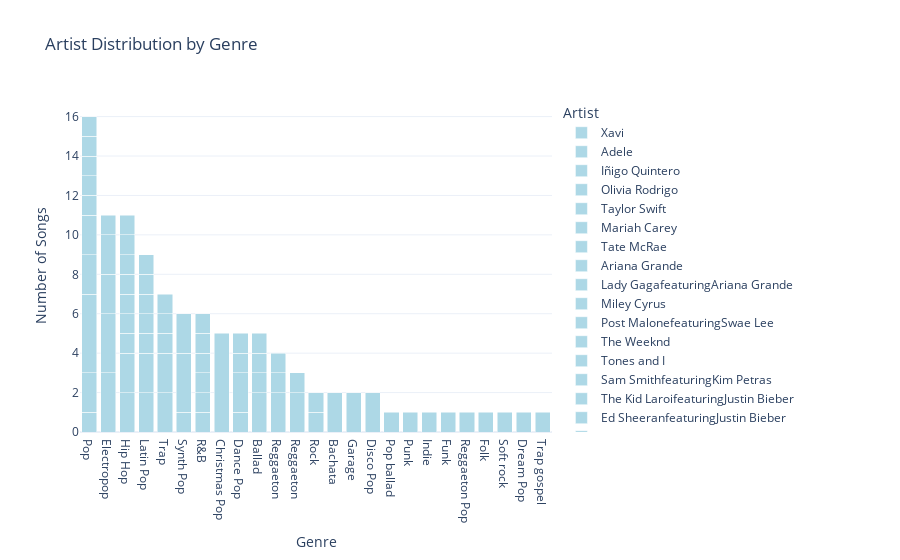

Write notebook code for a chart like this one.
### Code cell
# Calculate counts dynamically for each genre-artist pair
counts = Number_one.groupby(['Genre', 'Artist']).size().reset_index(name='Count')

# Calculate total count of artists for each genre
total_artists = counts.groupby('Genre')['Count'].sum().reset_index(name='Total_Artists')

# Sort the bars within each genre by the count of artists for each artist
counts_sorted = counts.sort_values(by=['Genre', 'Count'], ascending=[True, False])

# Sort the genres by the total count of artists
genre_order = total_artists.sort_values(by='Total_Artists', ascending=False)['Genre']

# Create an interactive bar chart using Plotly with customized colors and layout
fig = px.bar(counts_sorted, x='Genre', y='Count', title='Artist Distribution by Genre',
             color='Artist',  # Color bars by Artist
             color_discrete_sequence=['lightblue'],  # Set colors to green
             template='plotly_white',  # Setting background to white with black axis lines
             barmode='stack',  # Stack bars
             category_orders={"Genre": genre_order},  # Order the Genre categories
             labels={'Count': 'Number of Songs'}  # Update y-axis label
            )
fig.show()

### Figure 1 — Plotly figure (JSON) as saved in the notebook; plotly's stock layout.template omitted (floating-point values rounded to 4 significant figures)
{"data": [{"alignmentgroup": "True", "hovertemplate": "Artist=Xavi<br>Genre=%{x}<br>Number of Songs=%{y}<extra></extra>", "legendgroup": "Xavi", "marker": {"color": "lightblue", "pattern": {"shape": ""}}, "name": "Xavi", "offsetgroup": "Xavi", "orientation": "v", "showlegend": true, "textposition": "auto", "type": "bar", "x": ["Bachata"], "xaxis": "x", "y": [2], "yaxis": "y"}, {"alignmentgroup": "True", "hovertemplate": "Artist=Adele<br>Genre=%{x}<br>Number of Songs=%{y}<extra></extra>", "legendgroup": "Adele", "marker": {"color": "lightblue", "pattern": {"shape": ""}}, "name": "Adele", "offsetgroup": "Adele", "orientation": "v", "showlegend": true, "textposition": "auto", "type": "bar", "x": ["Ballad"], "xaxis": "x", "y": [2], "yaxis": "y"}, {"alignmentgroup": "True", "hovertemplate": "Artist=Iñigo Quintero<br>Genre=%{x}<br>Number of Songs=%{y}<extra></extra>", "legendgroup": "Iñigo Quintero", "marker": {"color": "lightblue", "pattern": {"shape": ""}}, "name": "Iñigo Quintero", "offsetgroup": "Iñigo Quintero", "orientation": "v", "showlegend": true, "textposition": "auto", "type": "bar", "x": ["Ballad"], "xaxis": "x", "y": [1], "yaxis": "y"}, {"alignmentgroup": "True", "hovertemplate": "Artist=Olivia Rodrigo<br>Genre=%{x}<br>Number of Songs=%{y}<extra></extra>", "legendgroup": "Olivia Rodrigo", "marker": {"color": "lightblue", "pattern": {"shape": ""}}, "name": "Olivia Rodrigo", "offsetgroup": "Olivia Rodrigo", "orientation": "v", "showlegend": true, "textposition": "auto", "type": "bar", "x": ["Ballad", "Pop", "Punk"], "xaxis": "x", "y": [1, 1, 1], "yaxis": "y"}, {"alignmentgroup": "True", "hovertemplate": "Artist=Taylor Swift<br>Genre=%{x}<br>Number of Songs=%{y}<extra></extra>", "legendgroup": "Taylor Swift", "marker": {"color": "lightblue", "pattern": {"shape": ""}}, "name": "Taylor Swift", "offsetgroup": "Taylor Swift", "orientation": "v", "showlegend": true, "textposition": "auto", "type": "bar", "x": ["Ballad", "Dance Pop", "Folk", "Pop"], "xaxis": "x", "y": [1, 1, 1, 2], "yaxis": "y"}, {"alignmentgroup": "True", "hovertemplate": "Artist=Mariah Carey<br>Genre=%{x}<br>Number of Songs=%{y}<extra></extra>", "legendgroup": "Mariah Carey", "marker": {"color": "lightblue", "pattern": {"shape": ""}}, "name": "Mariah Carey", "offsetgroup": "Mariah Carey", "orientation": "v", "showlegend": true, "textposition": "auto", "type": "bar", "x": ["Christmas Pop"], "xaxis": "x", "y": [5], "yaxis": "y"}, {"alignmentgroup": "True", "hovertemplate": "Artist=Tate McRae<br>Genre=%{x}<br>Number of Songs=%{y}<extra></extra>", "legendgroup": "Tate McRae", "marker": {"color": "lightblue", "pattern": {"shape": ""}}, "name": "Tate McRae", "offsetgroup": "Tate McRae", "orientation": "v", "showlegend": true, "textposition": "auto", "type": "bar", "x": ["Dance Pop"], "xaxis": "x", "y": [2], "yaxis": "y"}, {"alignmentgroup": "True", "hovertemplate": "Artist=Ariana Grande<br>Genre=%{x}<br>Number of Songs=%{y}<extra></extra>", "legendgroup": "Ariana Grande", "marker": {"color": "lightblue", "pattern": {"shape": ""}}, "name": "Ariana Grande", "offsetgroup": "Ariana Grande", "orientation": "v", "showlegend": true, "textposition": "auto", "type": "bar", "x": ["Dance Pop", "Pop", "Synth Pop"], "xaxis": "x", "y": [1, 4, 1], "yaxis": "y"}, {"alignmentgroup": "True", "hovertemplate": "Artist=Lady GagafeaturingAriana Grande<br>Genre=%{x}<br>Number of Songs=%{y}<extra></extra>", "legendgroup": "Lady GagafeaturingAriana Grande", "marker": {"color": "lightblue", "pattern": {"shape": ""}}, "name": "Lady GagafeaturingAriana Grande", "offsetgroup": "Lady GagafeaturingAriana Grande", "orientation": "v", "showlegend": true, "textposition": "auto", "type": "bar", "x": ["Dance Pop"], "xaxis": "x", "y": [1], "yaxis": "y"}, {"alignmentgroup": "True", "hovertemplate": "Artist=Miley Cyrus<br>Genre=%{x}<br>Number of Songs=%{y}<extra></extra>", "legendgroup": "Miley Cyrus", "marker": {"color": "lightblue", "pattern": {"shape": ""}}, "name": "Miley Cyrus", "offsetgroup": "Miley Cyrus", "orientation": "v", "showlegend": true, "textposition": "auto", "type": "bar", "x": ["Disco Pop"], "xaxis": "x", "y": [2], "yaxis": "y"}, {"alignmentgroup": "True", "hovertemplate": "Artist=Post MalonefeaturingSwae Lee<br>Genre=%{x}<br>Number of Songs=%{y}<extra></extra>", "legendgroup": "Post MalonefeaturingSwae Lee", "marker": {"color": "lightblue", "pattern": {"shape": ""}}, "name": "Post MalonefeaturingSwae Lee", "offsetgroup": "Post MalonefeaturingSwae Lee", "orientation": "v", "showlegend": true, "textposition": "auto", "type": "bar", "x": ["Dream Pop"], "xaxis": "x", "y": [1], "yaxis": "y"}, {"alignmentgroup": "True", "hovertemplate": "Artist=The Weeknd<br>Genre=%{x}<br>Number of Songs=%{y}<extra></extra>", "legendgroup": "The Weeknd", "marker": {"color": "lightblue", "pattern": {"shape": ""}}, "name": "The Weeknd", "offsetgroup": "The Weeknd", "orientation": "v", "showlegend": true, "textposition": "auto", "type": "bar", "x": ["Electropop", "R&B"], "xaxis": "x", "y": [3, 1], "yaxis": "y"}, {"alignmentgroup": "True", "hovertemplate": "Artist=Tones and I<br>Genre=%{x}<br>Number of Songs=%{y}<extra></extra>", "legendgroup": "Tones and I", "marker": {"color": "lightblue", "pattern": {"shape": ""}}, "name": "Tones and I", "offsetgroup": "Tones and I", "orientation": "v", "showlegend": true, "textposition": "auto", "type": "bar", "x": ["Electropop"], "xaxis": "x", "y": [3], "yaxis": "y"}, {"alignmentgroup": "True", "hovertemplate": "Artist=Sam SmithfeaturingKim Petras<br>Genre=%{x}<br>Number of Songs=%{y}<extra></extra>", "legendgroup": "Sam SmithfeaturingKim Petras", "marker": {"color": "lightblue", "pattern": {"shape": ""}}, "name": "Sam SmithfeaturingKim Petras", "offsetgroup": "Sam SmithfeaturingKim Petras", "orientation": "v", "showlegend": true, "textposition": "auto", "type": "bar", "x": ["Electropop"], "xaxis": "x", "y": [2], "yaxis": "y"}, {"alignmentgroup": "True", "hovertemplate": "Artist=The Kid LaroifeaturingJustin Bieber<br>Genre=%{x}<br>Number of Songs=%{y}<extra></extra>", "legendgroup": "The Kid LaroifeaturingJustin Bieber", "marker": {"color": "lightblue", "pattern": {"shape": ""}}, "name": "The Kid LaroifeaturingJustin Bieber", "offsetgroup": "The Kid LaroifeaturingJustin Bieber", "orientation": "v", "showlegend": true, "textposition": "auto", "type": "bar", "x": ["Electropop"], "xaxis": "x", "y": [2], "yaxis": "y"}, {"alignmentgroup": "True", "hovertemplate": "Artist=Ed SheeranfeaturingJustin Bieber<br>Genre=%{x}<br>Number of Songs=%{y}<extra></extra>", "legendgroup": "Ed SheeranfeaturingJustin Bieber", "marker": {"color": "lightblue", "pattern": {"shape": ""}}, "name": "Ed SheeranfeaturingJustin Bieber", "offsetgroup": "Ed SheeranfeaturingJustin Bieber", "orientation": "v", "showlegend": true, "textposition": "auto", "type": "bar", "x": ["Electropop"], "xaxis": "x", "y": [1], "yaxis": "y"}, {"alignmentgroup": "True", "hovertemplate": "Artist=Jungkook<br>Genre=%{x}<br>Number of Songs=%{y}<extra></extra>", "legendgroup": "Jungkook", "marker": {"color": "lightblue", "pattern": {"shape": ""}}, "name": "Jungkook", "offsetgroup": "Jungkook", "orientation": "v", "showlegend": true, "textposition": "auto", "type": "bar", "x": ["Funk"], "xaxis": "x", "y": [1], "yaxis": "y"}, {"alignmentgroup": "True", "hovertemplate": "Artist=JungkookfeaturingLatto<br>Genre=%{x}<br>Number of Songs=%{y}<extra></extra>", "legendgroup": "JungkookfeaturingLatto", "marker": {"color": "lightblue", "pattern": {"shape": ""}}, "name": "JungkookfeaturingLatto", "offsetgroup": "JungkookfeaturingLatto", "orientation": "v", "showlegend": true, "textposition": "auto", "type": "bar", "x": ["Garage"], "xaxis": "x", "y": [2], "yaxis": "y"}, {"alignmentgroup": "True", "hovertemplate": "Artist=Drake<br>Genre=%{x}<br>Number of Songs=%{y}<extra></extra>", "legendgroup": "Drake", "marker": {"color": "lightblue", "pattern": {"shape": ""}}, "name": "Drake", "offsetgroup": "Drake", "orientation": "v", "showlegend": true, "textposition": "auto", "type": "bar", "x": ["Hip Hop", "R&B", "Trap"], "xaxis": "x", "y": [2, 1, 2], "yaxis": "y"}, {"alignmentgroup": "True", "hovertemplate": "Artist=Post Malone<br>Genre=%{x}<br>Number of Songs=%{y}<extra></extra>", "legendgroup": "Post Malone", "marker": {"color": "lightblue", "pattern": {"shape": ""}}, "name": "Post Malone", "offsetgroup": "Post Malone", "orientation": "v", "showlegend": true, "textposition": "auto", "type": "bar", "x": ["Hip Hop", "Soft rock"], "xaxis": "x", "y": [2, 1], "yaxis": "y"}, {"alignmentgroup": "True", "hovertemplate": "Artist=Blackpink<br>Genre=%{x}<br>Number of Songs=%{y}<extra></extra>", "legendgroup": "Blackpink", "marker": {"color": "lightblue", "pattern": {"shape": ""}}, "name": "Blackpink", "offsetgroup": "Blackpink", "orientation": "v", "showlegend": true, "textposition": "auto", "type": "bar", "x": ["Hip Hop"], "xaxis": "x", "y": [1], "yaxis": "y"}, {"alignmentgroup": "True", "hovertemplate": "Artist=Cardi BfeaturingMegan Thee Stallion<br>Genre=%{x}<br>Number of Songs=%{y}<extra></extra>", "legendgroup": "Cardi BfeaturingMegan Thee Stallion", "marker": {"color": "lightblue", "pattern": {"shape": ""}}, "name": "Cardi BfeaturingMegan Thee Stallion", "offsetgroup": "Cardi BfeaturingMegan Thee Stallion", "orientation": "v", "showlegend": true, "textposition": "auto", "type": "bar", "x": ["Hip Hop"], "xaxis": "x", "y": [1], "yaxis": "y"}, {"alignmentgroup": "True", "hovertemplate": "Artist=Doja Cat<br>Genre=%{x}<br>Number of Songs=%{y}<extra></extra>", "legendgroup": "Doja Cat", "marker": {"color": "lightblue", "pattern": {"shape": ""}}, "name": "Doja Cat", "offsetgroup": "Doja Cat", "orientation": "v", "showlegend": true, "textposition": "auto", "type": "bar", "x": ["Hip Hop"], "xaxis": "x", "y": [1], "yaxis": "y"}, {"alignmentgroup": "True", "hovertemplate": "Artist=EminemfeaturingJoyner Lucas<br>Genre=%{x}<br>Number of Songs=%{y}<extra></extra>", "legendgroup": "EminemfeaturingJoyner Lucas", "marker": {"color": "lightblue", "pattern": {"shape": ""}}, "name": "EminemfeaturingJoyner Lucas", "offsetgroup": "EminemfeaturingJoyner Lucas", "orientation": "v", "showlegend": true, "textposition": "auto", "type": "bar", "x": ["Hip Hop"], "xaxis": "x", "y": [1], "yaxis": "y"}, {"alignmentgroup": "True", "hovertemplate": "Artist=Kendrick Lamar<br>Genre=%{x}<br>Number of Songs=%{y}<extra></extra>", "legendgroup": "Kendrick Lamar", "marker": {"color": "lightblue", "pattern": {"shape": ""}}, "name": "Kendrick Lamar", "offsetgroup": "Kendrick Lamar", "orientation": "v", "showlegend": true, "textposition": "auto", "type": "bar", "x": ["Hip Hop"], "xaxis": "x", "y": [1], "yaxis": "y"}, {"alignmentgroup": "True", "hovertemplate": "Artist=Myke Towers<br>Genre=%{x}<br>Number of Songs=%{y}<extra></extra>", "legendgroup": "Myke Towers", "marker": {"color": "lightblue", "pattern": {"shape": ""}}, "name": "Myke Towers", "offsetgroup": "Myke Towers", "orientation": "v", "showlegend": true, "textposition": "auto", "type": "bar", "x": ["Hip Hop"], "xaxis": "x", "y": [1], "yaxis": "y"}, {"alignmentgroup": "True", "hovertemplate": "Artist=The Scotts<br>Genre=%{x}<br>Number of Songs=%{y}<extra></extra>", "legendgroup": "The Scotts", "marker": {"color": "lightblue", "pattern": {"shape": ""}}, "name": "The Scotts", "offsetgroup": "The Scotts", "orientation": "v", "showlegend": true, "textposition": "auto", "type": "bar", "x": ["Hip Hop"], "xaxis": "x", "y": [1], "yaxis": "y"}, {"alignmentgroup": "True", "hovertemplate": "Artist=Glass Animals<br>Genre=%{x}<br>Number of Songs=%{y}<extra></extra>", "legendgroup": "Glass Animals", "marker": {"color": "lightblue", "pattern": {"shape": ""}}, "name": "Glass Animals", "offsetgroup": "Glass Animals", "orientation": "v", "showlegend": true, "textposition": "auto", "type": "bar", "x": ["Indie"], "xaxis": "x", "y": [1], "yaxis": "y"}, {"alignmentgroup": "True", "hovertemplate": "Artist=Eslabon ArmadofeaturingPeso Pluma<br>Genre=%{x}<br>Number of Songs=%{y}<extra></extra>", "legendgroup": "Eslabon ArmadofeaturingPeso Pluma", "marker": {"color": "lightblue", "pattern": {"shape": ""}}, "name": "Eslabon ArmadofeaturingPeso Pluma", "offsetgroup": "Eslabon ArmadofeaturingPeso Pluma", "orientation": "v", "showlegend": true, "textposition": "auto", "type": "bar", "x": ["Latin Pop"], "xaxis": "x", "y": [2], "yaxis": "y"}, {"alignmentgroup": "True", "hovertemplate": "Artist=Shawn MendesfeaturingCamila Cabello<br>Genre=%{x}<br>Number of Songs=%{y}<extra></extra>", "legendgroup": "Shawn MendesfeaturingCamila Cabello", "marker": {"color": "lightblue", "pattern": {"shape": ""}}, "name": "Shawn MendesfeaturingCamila Cabello", "offsetgroup": "Shawn MendesfeaturingCamila Cabello", "orientation": "v", "showlegend": true, "textposition": "auto", "type": "bar", "x": ["Latin Pop"], "xaxis": "x", "y": [2], "yaxis": "y"}, {"alignmentgroup": "True", "hovertemplate": "Artist=Bad Bunny<br>Genre=%{x}<br>Number of Songs=%{y}<extra></extra>", "legendgroup": "Bad Bunny", "marker": {"color": "lightblue", "pattern": {"shape": ""}}, "name": "Bad Bunny", "offsetgroup": "Bad Bunny", "orientation": "v", "showlegend": true, "textposition": "auto", "type": "bar", "x": ["Latin Pop"], "xaxis": "x", "y": [1], "yaxis": "y"}, {"alignmentgroup": "True", "hovertemplate": "Artist=Camila CabellofeaturingYoung Thug<br>Genre=%{x}<br>Number of Songs=%{y}<extra></extra>", "legendgroup": "Camila CabellofeaturingYoung Thug", "marker": {"color": "lightblue", "pattern": {"shape": ""}}, "name": "Camila CabellofeaturingYoung Thug", "offsetgroup": "Camila CabellofeaturingYoung Thug", "orientation": "v", "showlegend": true, "textposition": "auto", "type": "bar", "x": ["Latin Pop"], "xaxis": "x", "y": [1], "yaxis": "y"}, {"alignmentgroup": "True", "hovertemplate": "Artist=Grupo FronterafeaturingBad Bunny<br>Genre=%{x}<br>Number of Songs=%{y}<extra></extra>", "legendgroup": "Grupo FronterafeaturingBad Bunny", "marker": {"color": "lightblue", "pattern": {"shape": ""}}, "name": "Grupo FronterafeaturingBad Bunny", "offsetgroup": "Grupo FronterafeaturingBad Bunny", "orientation": "v", "showlegend": true, "textposition": "auto", "type": "bar", "x": ["Latin Pop"], "xaxis": "x", "y": [1], "yaxis": "y"}, {"alignmentgroup": "True", "hovertemplate": "Artist=J BalvinfeaturingWilly William<br>Genre=%{x}<br>Number of Songs=%{y}<extra></extra>", "legendgroup": "J BalvinfeaturingWilly William", "marker": {"color": "lightblue", "pattern": {"shape": ""}}, "name": "J BalvinfeaturingWilly William", "offsetgroup": "J BalvinfeaturingWilly William", "orientation": "v", "showlegend": true, "textposition": "auto", "type": "bar", "x": ["Latin Pop"], "xaxis": "x", "y": [1], "yaxis": "y"}, {"alignmentgroup": "True", "hovertemplate": "Artist=Karol GfeaturingShakira<br>Genre=%{x}<br>Number of Songs=%{y}<extra></extra>", "legendgroup": "Karol GfeaturingShakira", "marker": {"color": "lightblue", "pattern": {"shape": ""}}, "name": "Karol GfeaturingShakira", "offsetgroup": "Karol GfeaturingShakira", "orientation": "v", "showlegend": true, "textposition": "auto", "type": "bar", "x": ["Latin Pop"], "xaxis": "x", "y": [1], "yaxis": "y"}, {"alignmentgroup": "True", "hovertemplate": "Artist=Benson Boone<br>Genre=%{x}<br>Number of Songs=%{y}<extra></extra>", "legendgroup": "Benson Boone", "marker": {"color": "lightblue", "pattern": {"shape": ""}}, "name": "Benson Boone", "offsetgroup": "Benson Boone", "orientation": "v", "showlegend": true, "textposition": "auto", "type": "bar", "x": ["Pop"], "xaxis": "x", "y": [2], "yaxis": "y"}, {"alignmentgroup": "True", "hovertemplate": "Artist=Gayle<br>Genre=%{x}<br>Number of Songs=%{y}<extra></extra>", "legendgroup": "Gayle", "marker": {"color": "lightblue", "pattern": {"shape": ""}}, "name": "Gayle", "offsetgroup": "Gayle", "orientation": "v", "showlegend": true, "textposition": "auto", "type": "bar", "x": ["Pop"], "xaxis": "x", "y": [2], "yaxis": "y"}, {"alignmentgroup": "True", "hovertemplate": "Artist=24kGoldnfeaturingIann Dior<br>Genre=%{x}<br>Number of Songs=%{y}<extra></extra>", "legendgroup": "24kGoldnfeaturingIann Dior", "marker": {"color": "lightblue", "pattern": {"shape": ""}}, "name": "24kGoldnfeaturingIann Dior", "offsetgroup": "24kGoldnfeaturingIann Dior", "orientation": "v", "showlegend": true, "textposition": "auto", "type": "bar", "x": ["Pop"], "xaxis": "x", "y": [1], "yaxis": "y"}, {"alignmentgroup": "True", "hovertemplate": "Artist=Billie Eilish<br>Genre=%{x}<br>Number of Songs=%{y}<extra></extra>", "legendgroup": "Billie Eilish", "marker": {"color": "lightblue", "pattern": {"shape": ""}}, "name": "Billie Eilish", "offsetgroup": "Billie Eilish", "orientation": "v", "showlegend": true, "textposition": "auto", "type": "bar", "x": ["Pop"], "xaxis": "x", "y": [1], "yaxis": "y"}, {"alignmentgroup": "True", "hovertemplate": "Artist=Ed Sheeran<br>Genre=%{x}<br>Number of Songs=%{y}<extra></extra>", "legendgroup": "Ed Sheeran", "marker": {"color": "lightblue", "pattern": {"shape": ""}}, "name": "Ed Sheeran", "offsetgroup": "Ed Sheeran", "orientation": "v", "showlegend": true, "textposition": "auto", "type": "bar", "x": ["Pop"], "xaxis": "x", "y": [1], "yaxis": "y"}, {"alignmentgroup": "True", "hovertemplate": "Artist=Lil Nas X<br>Genre=%{x}<br>Number of Songs=%{y}<extra></extra>", "legendgroup": "Lil Nas X", "marker": {"color": "lightblue", "pattern": {"shape": ""}}, "name": "Lil Nas X", "offsetgroup": "Lil Nas X", "orientation": "v", "showlegend": true, "textposition": "auto", "type": "bar", "x": ["Pop"], "xaxis": "x", "y": [1], "yaxis": "y"}, {"alignmentgroup": "True", "hovertemplate": "Artist=Sam Smith<br>Genre=%{x}<br>Number of Songs=%{y}<extra></extra>", "legendgroup": "Sam Smith", "marker": {"color": "lightblue", "pattern": {"shape": ""}}, "name": "Sam Smith", "offsetgroup": "Sam Smith", "orientation": "v", "showlegend": true, "textposition": "auto", "type": "bar", "x": ["Pop"], "xaxis": "x", "y": [1], "yaxis": "y"}, {"alignmentgroup": "True", "hovertemplate": "Artist=Selena Gomez<br>Genre=%{x}<br>Number of Songs=%{y}<extra></extra>", "legendgroup": "Selena Gomez", "marker": {"color": "lightblue", "pattern": {"shape": ""}}, "name": "Selena Gomez", "offsetgroup": "Selena Gomez", "orientation": "v", "showlegend": true, "textposition": "auto", "type": "bar", "x": ["Pop ballad"], "xaxis": "x", "y": [1], "yaxis": "y"}, {"alignmentgroup": "True", "hovertemplate": "Artist=Joji<br>Genre=%{x}<br>Number of Songs=%{y}<extra></extra>", "legendgroup": "Joji", "marker": {"color": "lightblue", "pattern": {"shape": ""}}, "name": "Joji", "offsetgroup": "Joji", "orientation": "v", "showlegend": true, "textposition": "auto", "type": "bar", "x": ["R&B"], "xaxis": "x", "y": [1], "yaxis": "y"}, {"alignmentgroup": "True", "hovertemplate": "Artist=Justin BieberfeaturingDaniel CaesarandGiveon<br>Genre=%{x}<br>Number of Songs=%{y}<extra></extra>", "legendgroup": "Justin BieberfeaturingDaniel CaesarandGiveon", "marker": {"color": "lightblue", "pattern": {"shape": ""}}, "name": "Justin BieberfeaturingDaniel CaesarandGiveon", "offsetgroup": "Justin BieberfeaturingDaniel CaesarandGiveon", "orientation": "v", "showlegend": true, "textposition": "auto", "type": "bar", "x": ["R&B"], "xaxis": "x", "y": [1], "yaxis": "y"}, {"alignmentgroup": "True", "hovertemplate": "Artist=SZA<br>Genre=%{x}<br>Number of Songs=%{y}<extra></extra>", "legendgroup": "SZA", "marker": {"color": "lightblue", "pattern": {"shape": ""}}, "name": "SZA", "offsetgroup": "SZA", "orientation": "v", "showlegend": true, "textposition": "auto", "type": "bar", "x": ["R&B"], "xaxis": "x", "y": [1], "yaxis": "y"}, {"alignmentgroup": "True", "hovertemplate": "Artist=The WeekndfeaturingDaft Punk<br>Genre=%{x}<br>Number of Songs=%{y}<extra></extra>", "legendgroup": "The WeekndfeaturingDaft Punk", "marker": {"color": "lightblue", "pattern": {"shape": ""}}, "name": "The WeekndfeaturingDaft Punk", "offsetgroup": "The WeekndfeaturingDaft Punk", "orientation": "v", "showlegend": true, "textposition": "auto", "type": "bar", "x": ["R&B"], "xaxis": "x", "y": [1], "yaxis": "y"}, {"alignmentgroup": "True", "hovertemplate": "Artist=Bad BunnyfeaturingJhay Cortez<br>Genre=%{x}<br>Number of Songs=%{y}<extra></extra>", "legendgroup": "Bad BunnyfeaturingJhay Cortez", "marker": {"color": "lightblue", "pattern": {"shape": ""}}, "name": "Bad BunnyfeaturingJhay Cortez", "offsetgroup": "Bad BunnyfeaturingJhay Cortez", "orientation": "v", "showlegend": true, "textposition": "auto", "type": "bar", "x": ["Reggaeton"], "xaxis": "x", "y": [2], "yaxis": "y"}, {"alignmentgroup": "True", "hovertemplate": "Artist=BizarrapfeaturingQuevedo<br>Genre=%{x}<br>Number of Songs=%{y}<extra></extra>", "legendgroup": "BizarrapfeaturingQuevedo", "marker": {"color": "lightblue", "pattern": {"shape": ""}}, "name": "BizarrapfeaturingQuevedo", "offsetgroup": "BizarrapfeaturingQuevedo", "orientation": "v", "showlegend": true, "textposition": "auto", "type": "bar", "x": ["Reggaeton"], "xaxis": "x", "y": [1], "yaxis": "y"}, {"alignmentgroup": "True", "hovertemplate": "Artist=Jawsh 685featuringJason Derulo<br>Genre=%{x}<br>Number of Songs=%{y}<extra></extra>", "legendgroup": "Jawsh 685featuringJason Derulo", "marker": {"color": "lightblue", "pattern": {"shape": ""}}, "name": "Jawsh 685featuringJason Derulo", "offsetgroup": "Jawsh 685featuringJason Derulo", "orientation": "v", "showlegend": true, "textposition": "auto", "type": "bar", "x": ["Reggaeton"], "xaxis": "x", "y": [1], "yaxis": "y"}, {"alignmentgroup": "True", "hovertemplate": "Artist=DJ SnakefeaturingSelena Gomez OzunaandCardi B<br>Genre=%{x}<br>Number of Songs=%{y}<extra></extra>", "legendgroup": "DJ SnakefeaturingSelena Gomez OzunaandCardi B", "marker": {"color": "lightblue", "pattern": {"shape": ""}}, "name": "DJ SnakefeaturingSelena Gomez OzunaandCardi B", "offsetgroup": "DJ SnakefeaturingSelena Gomez OzunaandCardi B", "orientation": "v", "showlegend": true, "textposition": "auto", "type": "bar", "x": ["Reggaeton "], "xaxis": "x", "y": [2], "yaxis": "y"}, {"alignmentgroup": "True", "hovertemplate": "Artist=Bad BunnyfeaturingDrake<br>Genre=%{x}<br>Number of Songs=%{y}<extra></extra>", "legendgroup": "Bad BunnyfeaturingDrake", "marker": {"color": "lightblue", "pattern": {"shape": ""}}, "name": "Bad BunnyfeaturingDrake", "offsetgroup": "Bad BunnyfeaturingDrake", "orientation": "v", "showlegend": true, "textposition": "auto", "type": "bar", "x": ["Reggaeton "], "xaxis": "x", "y": [1], "yaxis": "y"}, {"alignmentgroup": "True", "hovertemplate": "Artist=Luis FonsifeaturingDaddy YankeeandJustin Bieber<br>Genre=%{x}<br>Number of Songs=%{y}<extra></extra>", "legendgroup": "Luis FonsifeaturingDaddy YankeeandJustin Bieber", "marker": {"color": "lightblue", "pattern": {"shape": ""}}, "name": "Luis FonsifeaturingDaddy YankeeandJustin Bieber", "offsetgroup": "Luis FonsifeaturingDaddy YankeeandJustin Bieber", "orientation": "v", "showlegend": true, "textposition": "auto", "type": "bar", "x": ["Reggaeton Pop"], "xaxis": "x", "y": [1], "yaxis": "y"}, {"alignmentgroup": "True", "hovertemplate": "Artist=Måneskin<br>Genre=%{x}<br>Number of Songs=%{y}<extra></extra>", "legendgroup": "Måneskin", "marker": {"color": "lightblue", "pattern": {"shape": ""}}, "name": "Måneskin", "offsetgroup": "Måneskin", "orientation": "v", "showlegend": true, "textposition": "auto", "type": "bar", "x": ["Rock"], "xaxis": "x", "y": [1], "yaxis": "y"}, {"alignmentgroup": "True", "hovertemplate": "Artist=Roddy Ricch<br>Genre=%{x}<br>Number of Songs=%{y}<extra></extra>", "legendgroup": "Roddy Ricch", "marker": {"color": "lightblue", "pattern": {"shape": ""}}, "name": "Roddy Ricch", "offsetgroup": "Roddy Ricch", "orientation": "v", "showlegend": true, "textposition": "auto", "type": "bar", "x": ["Rock"], "xaxis": "x", "y": [1], "yaxis": "y"}, {"alignmentgroup": "True", "hovertemplate": "Artist=Harry Styles<br>Genre=%{x}<br>Number of Songs=%{y}<extra></extra>", "legendgroup": "Harry Styles", "marker": {"color": "lightblue", "pattern": {"shape": ""}}, "name": "Harry Styles", "offsetgroup": "Harry Styles", "orientation": "v", "showlegend": true, "textposition": "auto", "type": "bar", "x": ["Synth Pop"], "xaxis": "x", "y": [3], "yaxis": "y"}, {"alignmentgroup": "True", "hovertemplate": "Artist=Kate Bush<br>Genre=%{x}<br>Number of Songs=%{y}<extra></extra>", "legendgroup": "Kate Bush", "marker": {"color": "lightblue", "pattern": {"shape": ""}}, "name": "Kate Bush", "offsetgroup": "Kate Bush", "orientation": "v", "showlegend": true, "textposition": "auto", "type": "bar", "x": ["Synth Pop"], "xaxis": "x", "y": [2], "yaxis": "y"}, {"alignmentgroup": "True", "hovertemplate": "Artist=DaBabyfeaturingRoddy Ricch<br>Genre=%{x}<br>Number of Songs=%{y}<extra></extra>", "legendgroup": "DaBabyfeaturingRoddy Ricch", "marker": {"color": "lightblue", "pattern": {"shape": ""}}, "name": "DaBabyfeaturingRoddy Ricch", "offsetgroup": "DaBabyfeaturingRoddy Ricch", "orientation": "v", "showlegend": true, "textposition": "auto", "type": "bar", "x": ["Trap"], "xaxis": "x", "y": [2], "yaxis": "y"}, {"alignmentgroup": "True", "hovertemplate": "Artist=Kanye WestfeaturingLil Pump<br>Genre=%{x}<br>Number of Songs=%{y}<extra></extra>", "legendgroup": "Kanye WestfeaturingLil Pump", "marker": {"color": "lightblue", "pattern": {"shape": ""}}, "name": "Kanye WestfeaturingLil Pump", "offsetgroup": "Kanye WestfeaturingLil Pump", "orientation": "v", "showlegend": true, "textposition": "auto", "type": "bar", "x": ["Trap"], "xaxis": "x", "y": [1], "yaxis": "y"}, {"alignmentgroup": "True", "hovertemplate": "Artist=Post Malonefeaturing21 Savage<br>Genre=%{x}<br>Number of Songs=%{y}<extra></extra>", "legendgroup": "Post Malonefeaturing21 Savage", "marker": {"color": "lightblue", "pattern": {"shape": ""}}, "name": "Post Malonefeaturing21 Savage", "offsetgroup": "Post Malonefeaturing21 Savage", "orientation": "v", "showlegend": true, "textposition": "auto", "type": "bar", "x": ["Trap"], "xaxis": "x", "y": [1], "yaxis": "y"}, {"alignmentgroup": "True", "hovertemplate": "Artist=Travis Scott<br>Genre=%{x}<br>Number of Songs=%{y}<extra></extra>", "legendgroup": "Travis Scott", "marker": {"color": "lightblue", "pattern": {"shape": ""}}, "name": "Travis Scott", "offsetgroup": "Travis Scott", "orientation": "v", "showlegend": true, "textposition": "auto", "type": "bar", "x": ["Trap"], "xaxis": "x", "y": [1], "yaxis": "y"}, {"alignmentgroup": "True", "hovertemplate": "Artist=Childish Gambino<br>Genre=%{x}<br>Number of Songs=%{y}<extra></extra>", "legendgroup": "Childish Gambino", "marker": {"color": "lightblue", "pattern": {"shape": ""}}, "name": "Childish Gambino", "offsetgroup": "Childish Gambino", "orientation": "v", "showlegend": true, "textposition": "auto", "type": "bar", "x": ["Trap gospel"], "xaxis": "x", "y": [1], "yaxis": "y"}], "layout": {"barmode": "stack", "legend": {"title": {"text": "Artist"}, "tracegroupgap": 0}, "title": {"text": "Artist Distribution by Genre"}, "xaxis": {"anchor": "y", "categoryarray": ["Pop", "Electropop", "Hip Hop", "Latin Pop", "Trap", "Synth Pop", "R&B", "Christmas Pop", "Dance Pop", "Ballad", "Reggaeton", "Reggaeton ", "Rock", "Bachata", "Garage", "Disco Pop", "Pop ballad", "Punk", "Indie", "Funk", "Reggaeton Pop", "Folk", "Soft rock", "Dream Pop", "Trap gospel"], "categoryorder": "array", "domain": [0, 1], "title": {"text": "Genre"}}, "yaxis": {"anchor": "x", "domain": [0, 1], "title": {"text": "Number of Songs"}}}}
